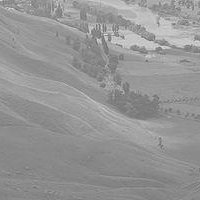
#> input picture Histogram Processing/mage-with-bad-contrast_Q320.jpg, 200 x 200 px
$ jupyter execute HistogramProcessing.ipynb
#> lines starting #> are read from the running program, lines starting #| are printed output that depends on the picture
# Visualizing image and Histogram with openCV

[cell 1]
import cv2
import numpy as np
import matplotlib.pyplot as plt
from google.colab.patches import cv2_imshow

[cell 2]
#load the image
image=cv2.imread("mage-with-bad-contrast_Q320.jpg",cv2.IMREAD_GRAYSCALE)
#> image is the input picture: shape (200, 200); min 100, max 234, mean 149
#calculate the histogram
histogram=cv2.calcHist([image],[0],None,[256],[0,256])
#> histogram = 256 values, max 1580 at index 138, min 0 at index 0, mean 156.2

#display the original image
plt.figure(figsize=(8,4))
#plt.subplot (rows,columns,index)
#plt.subplot(1,2,1) -> [ACTIVE |          ]
#plt.subplot(1,2,1) -> [       | ACTIVE   ]
plt.subplot(1,2,1)
plt.imshow(cv2.cvtColor(image,cv2.COLOR_BGR2RGB))
plt.title("Original Image")
plt.axis("off")

#display the histogram
plt.subplot(1,2,2)
plt.plot(histogram)
plt.title("Histogram")
plt.xlabel("Pixel Value")
plt.ylabel("Frequency")

#show the plots
plt.tight_layout()
plt.show()
#> figure, not shown here; panel 2: curve peaks at x = 138, y = 1580

## Histogram equalization

[cell 3]
#apply histogram equalization
equalized_image=cv2.equalizeHist(image)
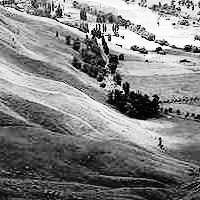
#> equalized_image: shape (200, 200); min 0, max 255, mean 130.3

#display original and equalized images
print ("Original Image")
cv2_imshow(image)
print ("Equalized Image")
cv2_imshow(equalized_image)

#Calculate histograms
hist_original=cv2.calcHist([image],[0],None,[256],[0,256])
#> hist_original has the same summary as histogram
hist_equalized=cv2.calcHist([equalized_image],[0],None,[256],[0,256])
#> hist_equalized = 256 values, max 1580 at index 70, min 0 at index 7, mean 156.2

#plot histograms side by side
plt.figure(figsize=(12,4))

#Original Histogram
plt.subplot(1,2,1)
plt.plot(hist_original)
plt.title("Original Histogram")
plt.xlabel("Pixel Value")
plt.ylabel("Frequency")


#equalized histogram
plt.subplot(1,2,2)
plt.plot(hist_equalized)
plt.title("Equalized Histogram")
plt.xlabel("Pixel Value")
plt.ylabel("Frequency")

#show the plots
plt.tight_layout()
plt.show()
#> figure, not shown here; panel 1: curve peaks at x = 138, y = 1580; panel 2: curve peaks at x = 70, y = 1580

CLAHE - Contrast Limited Adaptive Histogram Equalization.

[cell 4]
import cv2
from google.colab.patches import cv2_imshow

#load the image in grayscale mode
#'Q0Tql.png'- file name
#cv2.imread_grauscale - forces the image to the loaded as a single-channe

img = cv2.imread('Q0Tql.png',cv2.IMREAD_GRAYSCALE)
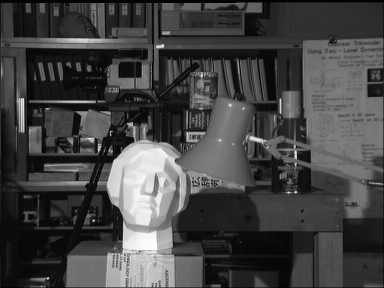
#> input picture Histogram Processing/Q0Tql.png, 384 x 288 px
#> img is the input picture: shape (288, 384); min 0, max 253, mean 68

assert img is not None, "file could not be read, check with os.path.exists()"

#Display the original image
cv2_imshow(img)

#create a CLAHE object (Contrast limited adaptive histogram equalization)
#clipLimit=2.0 -> limits how much contrast is increased (prevents noise amplification)
#tileGridSize =(8,8) -> divides the image into 8*8 small regions (tiles)

clahe=cv2.createCLAHE(clipLimit=2.0,tileGridSize=(8,8))

#apply the CLAHE to the grayscale image
#This enhances local contrast in each tile while controlling over-enhancement
cli=clahe.apply(img)

#Display the enhanced image after applying CLAHE
cv2_imshow(cli)

#show the processed image to disk
# cv2_imshow()

[cell 5]
img=cv2.imread('Q0Tql.png',cv2.IMREAD_GRAYSCALE)
assert img is not None, "file could not be read, check with os.path.exists()"

#create a CLAHE object (Contrast limited adaptive histogram equalization)
clahe=cv2.createCLAHE(clipLimit=2.0,tileGridSize=(8,8))
cl1=clahe.apply(img)

cv2_imshow(cl1)

[cell 6]
#load the image
image=cv2.imread("macaw.jpg",cv2.COLOR_RGB2BGR)
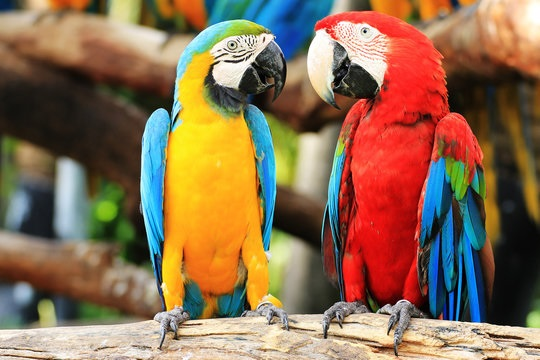
#> input picture Histogram Processing/macaw.jpg, 540 x 360 px
#> image is the input picture: shape (360, 540, 3); mean B, G, R 81.7, 109.8, 139.8
cv2_imshow(image);

[cell 7]
B=image[:,:,0] #blue layer
G=image[:,:,1] #green layer
R=image[:,:,2] #red layer
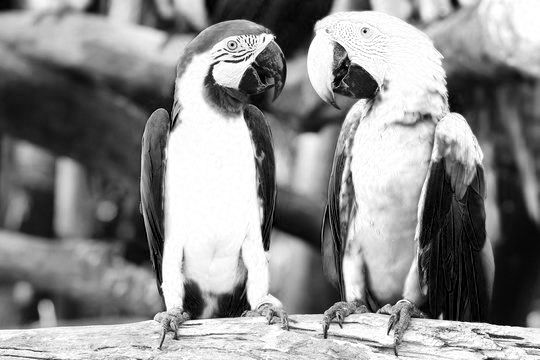
#> R: shape (360, 540); min 0, max 255, mean 139.8

[cell 8]
B_histo=cv2.calcHist([B],[0],None,[256],[0,256])
#> B_histo = 256 values, max 4079 at index 24, min 169 at index 254, mean 759.4
G_histo=cv2.calcHist([G],[0],None,[256],[0,256])
#> G_histo = 256 values, max 1592 at index 26, min 102 at index 1, mean 759.4
R_histo=cv2.calcHist([R],[0],None,[256],[0,256])
#> R_histo = 256 values, max 10064 at index 255, min 121 at index 1, mean 759.4

[cell 9]
plt.subplot(2,2,1)
plt.plot(B_histo,'b')

plt.subplot(2,2,2)
plt.plot(G_histo,'g')

plt.subplot(2,2,3)
plt.plot(R_histo,'r')

plt.show()
#> figure, not shown here; panel 1: curve peaks at x = 24, y = 4079; panel 2: curve peaks at x = 26, y = 1592; panel 3: curve peaks at x = 255, y = 10064

Low Contrast Image

[cell 10]
#load the image
image=cv2.imread("macaw_lc.jpg",cv2.COLOR_RGB2BGR)
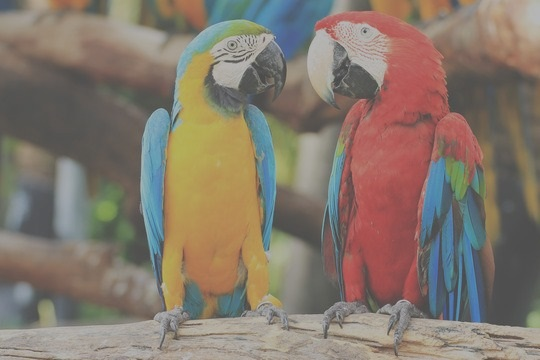
#> input picture Histogram Processing/macaw_lc.jpg, 540 x 360 px
#> image is the input picture: shape (360, 540, 3); mean B, G, R 108.7, 120.4, 132.9
cv2_imshow(image);

[cell 11]
B=image[:,:,0] #blue layer
G=image[:,:,1] #green layer
R=image[:,:,2] #red layer

#equalize
B_eq=cv2.equalizeHist(B)
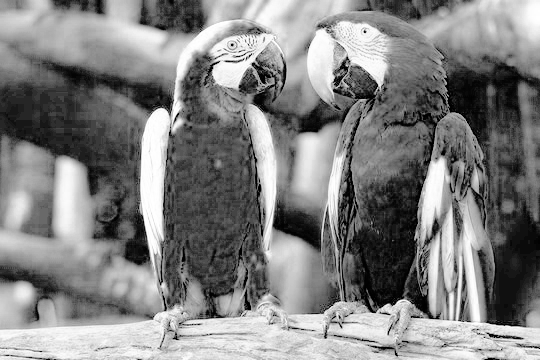
#> B_eq: shape (360, 540); min 0, max 255, mean 129.7
G_eq=cv2.equalizeHist(G)
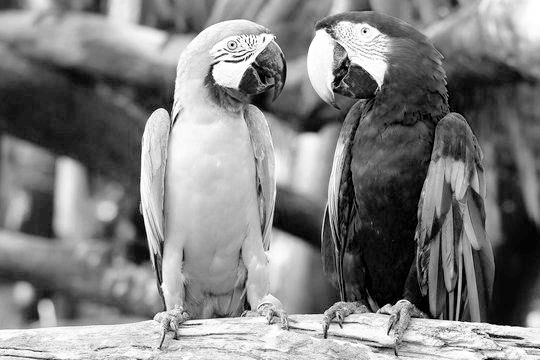
#> G_eq: shape (360, 540); min 0, max 255, mean 128.8
R_eq=cv2.equalizeHist(R)
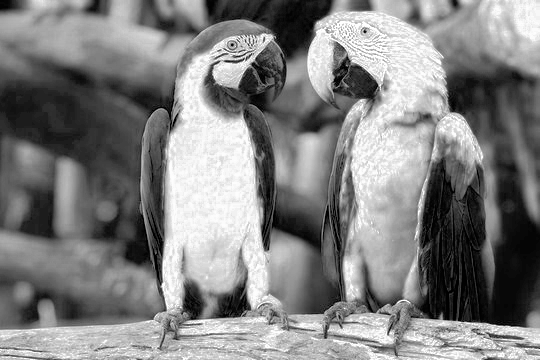
#> R_eq: shape (360, 540); min 0, max 255, mean 128.9

[cell 12]
#histogram
B_histo=cv2.calcHist([B],[0],None,[256],[0,256])
#> B_histo = 256 values, max 8268 at index 85, min 0 at index 0, mean 759.4
G_histo=cv2.calcHist([G],[0],None,[256],[0,256])
#> G_histo = 256 values, max 3765 at index 86, min 0 at index 0, mean 759.4
R_histo=cv2.calcHist([R],[0],None,[256],[0,256])
#> R_histo = 256 values, max 6154 at index 180, min 0 at index 0, mean 759.4

[cell 13]
#show hostograms
plt.subplot(2,2,1)
plt.plot(B_histo,'b')

plt.subplot(2,2,2)
plt.plot(G_histo,'g')

plt.subplot(2,2,3)
plt.plot(R_histo,'r')

plt.show()
#> figure, not shown here; panel 1: curve peaks at x = 85, y = 8268; panel 2: curve peaks at x = 86, y = 3765; panel 3: curve peaks at x = 180, y = 6154

[cell 14]
#merge the channels and create new image
image_eq=cv2.merge((B_eq,G_eq,R_eq))
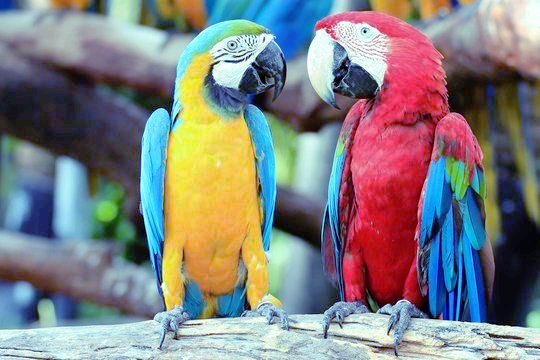
#> image_eq: shape (360, 540, 3); mean B, G, R 129.7, 128.8, 128.9
cv2_imshow(image)
cv2_imshow(image_eq)

[cell 15]
#visualize equilized channels seperately
plt.imshow(B_eq)
plt.show()
plt.imshow(G_eq)
plt.show()
plt.imshow(R_eq)
plt.show()

[cell 16]
#equilized histograms
B_histo_eq=cv2.calcHist([B_eq],[0],None,[256],[0,256])
#> B_histo_eq = 256 values, max 8268 at index 68, min 0 at index 3, mean 759.4
G_histo_eq=cv2.calcHist([G_eq],[0],None,[256],[0,256])
#> G_histo_eq = 256 values, max 3765 at index 36, min 0 at index 3, mean 759.4
R_histo_eq=cv2.calcHist([R_eq],[0],None,[256],[0,256])
#> R_histo_eq = 256 values, max 6154 at index 241, min 0 at index 4, mean 759.4

[cell 17]
#show histograms
plt.subplot(2,2,1)
plt.plot(B_histo_eq,'b')

plt.subplot(2,2,2)
plt.plot(G_histo_eq,'g')

plt.subplot(2,2,3)
plt.plot(R_histo_eq,'r')
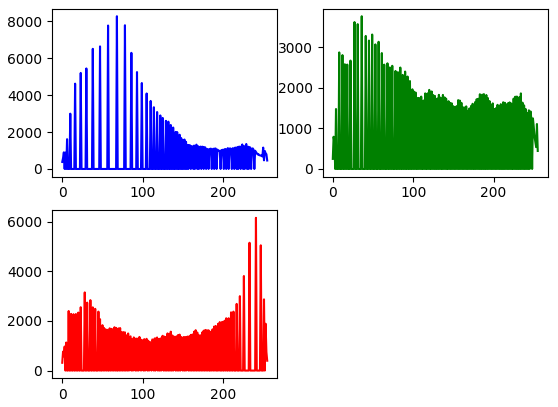
#> figure drawn by matplotlib, 3 panels; panel 1: curve peaks at x = 68, y = 8268; panel 2: curve peaks at x = 36, y = 3765; panel 3: curve peaks at x = 241, y = 6154
